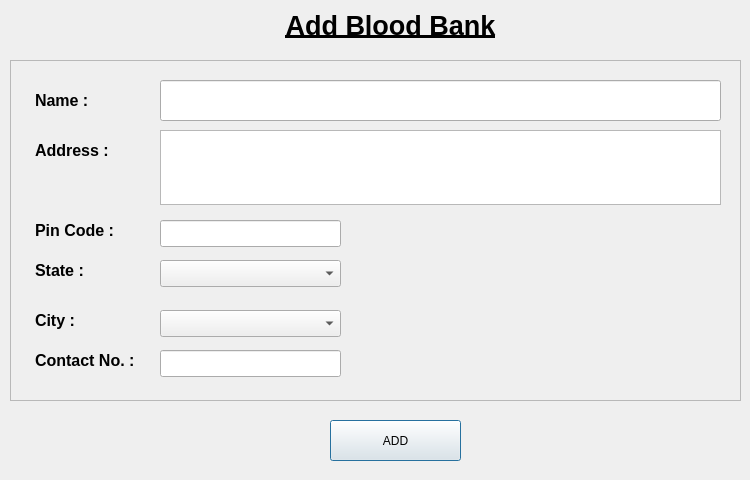
<?xml version="1.0" encoding="UTF-8"?>
<ui version="4.0">
 <class>addBloodBank</class>
 <widget class="QDialog" name="addBloodBank">
  <property name="geometry">
   <rect>
    <x>0</x>
    <y>0</y>
    <width>750</width>
    <height>480</height>
   </rect>
  </property>
  <property name="windowTitle">
   <string> </string>
  </property>
  <widget class="QLabel" name="title">
   <property name="geometry">
    <rect>
     <x>260</x>
     <y>0</y>
     <width>261</width>
     <height>51</height>
    </rect>
   </property>
   <property name="text">
    <string>&lt;html&gt;&lt;head/&gt;&lt;body&gt;&lt;p align=&quot;center&quot;&gt;&lt;span style=&quot; font-size:20pt; font-weight:600; text-decoration: underline;&quot;&gt;Add Blood Bank&lt;/span&gt;&lt;/p&gt;&lt;/body&gt;&lt;/html&gt;</string>
   </property>
  </widget>
  <widget class="QFrame" name="frame">
   <property name="geometry">
    <rect>
     <x>10</x>
     <y>60</y>
     <width>731</width>
     <height>341</height>
    </rect>
   </property>
   <property name="styleSheet">
    <string notr="true"/>
   </property>
   <property name="frameShape">
    <enum>QFrame::StyledPanel</enum>
   </property>
   <property name="frameShadow">
    <enum>QFrame::Raised</enum>
   </property>
   <widget class="QLabel" name="nameLabel">
    <property name="geometry">
     <rect>
      <x>25</x>
      <y>20</y>
      <width>71</width>
      <height>41</height>
     </rect>
    </property>
    <property name="text">
     <string>&lt;html&gt;&lt;head/&gt;&lt;body&gt;&lt;p&gt;&lt;span style=&quot; font-size:12pt; font-weight:600;&quot;&gt;Name :&lt;/span&gt;&lt;/p&gt;&lt;/body&gt;&lt;/html&gt;</string>
    </property>
   </widget>
   <widget class="QLineEdit" name="name">
    <property name="geometry">
     <rect>
      <x>150</x>
      <y>20</y>
      <width>561</width>
      <height>41</height>
     </rect>
    </property>
   </widget>
   <widget class="QLabel" name="addressLabel">
    <property name="geometry">
     <rect>
      <x>25</x>
      <y>70</y>
      <width>91</width>
      <height>41</height>
     </rect>
    </property>
    <property name="text">
     <string>&lt;html&gt;&lt;head/&gt;&lt;body&gt;&lt;p&gt;&lt;span style=&quot; font-size:12pt; font-weight:600;&quot;&gt;Address :&lt;/span&gt;&lt;/p&gt;&lt;/body&gt;&lt;/html&gt;</string>
    </property>
   </widget>
   <widget class="QLabel" name="contactLabel">
    <property name="geometry">
     <rect>
      <x>25</x>
      <y>280</y>
      <width>131</width>
      <height>41</height>
     </rect>
    </property>
    <property name="text">
     <string>&lt;html&gt;&lt;head/&gt;&lt;body&gt;&lt;p&gt;&lt;span style=&quot; font-size:12pt; font-weight:600;&quot;&gt;Contact No. :&lt;/span&gt;&lt;/p&gt;&lt;/body&gt;&lt;/html&gt;</string>
    </property>
   </widget>
   <widget class="QLabel" name="stateLabel">
    <property name="geometry">
     <rect>
      <x>25</x>
      <y>190</y>
      <width>61</width>
      <height>41</height>
     </rect>
    </property>
    <property name="text">
     <string>&lt;html&gt;&lt;head/&gt;&lt;body&gt;&lt;p&gt;&lt;span style=&quot; font-size:12pt; font-weight:600;&quot;&gt;State :&lt;/span&gt;&lt;/p&gt;&lt;/body&gt;&lt;/html&gt;</string>
    </property>
   </widget>
   <widget class="QLabel" name="pinCodeLabel">
    <property name="geometry">
     <rect>
      <x>25</x>
      <y>150</y>
      <width>91</width>
      <height>41</height>
     </rect>
    </property>
    <property name="text">
     <string>&lt;html&gt;&lt;head/&gt;&lt;body&gt;&lt;p&gt;&lt;span style=&quot; font-size:12pt; font-weight:600;&quot;&gt;Pin Code :&lt;/span&gt;&lt;/p&gt;&lt;/body&gt;&lt;/html&gt;</string>
    </property>
   </widget>
   <widget class="QLabel" name="cityLabel">
    <property name="geometry">
     <rect>
      <x>25</x>
      <y>240</y>
      <width>61</width>
      <height>41</height>
     </rect>
    </property>
    <property name="text">
     <string>&lt;html&gt;&lt;head/&gt;&lt;body&gt;&lt;p&gt;&lt;span style=&quot; font-size:12pt; font-weight:600;&quot;&gt;City :&lt;/span&gt;&lt;/p&gt;&lt;/body&gt;&lt;/html&gt;</string>
    </property>
   </widget>
   <widget class="QTextEdit" name="address">
    <property name="geometry">
     <rect>
      <x>150</x>
      <y>70</y>
      <width>561</width>
      <height>75</height>
     </rect>
    </property>
   </widget>
   <widget class="QLineEdit" name="pinCode">
    <property name="geometry">
     <rect>
      <x>150</x>
      <y>160</y>
      <width>181</width>
      <height>27</height>
     </rect>
    </property>
   </widget>
   <widget class="QLineEdit" name="contact">
    <property name="geometry">
     <rect>
      <x>150</x>
      <y>290</y>
      <width>181</width>
      <height>27</height>
     </rect>
    </property>
    <property name="inputMethodHints">
     <set>Qt::ImhNone</set>
    </property>
   </widget>
   <widget class="QComboBox" name="state">
    <property name="geometry">
     <rect>
      <x>150</x>
      <y>200</y>
      <width>181</width>
      <height>27</height>
     </rect>
    </property>
   </widget>
   <widget class="QComboBox" name="city">
    <property name="geometry">
     <rect>
      <x>150</x>
      <y>250</y>
      <width>181</width>
      <height>27</height>
     </rect>
    </property>
   </widget>
  </widget>
  <widget class="QPushButton" name="addButton">
   <property name="geometry">
    <rect>
     <x>330</x>
     <y>420</y>
     <width>131</width>
     <height>41</height>
    </rect>
   </property>
   <property name="text">
    <string>ADD</string>
   </property>
  </widget>
 </widget>
 <resources/>
 <connections/>
</ui>
